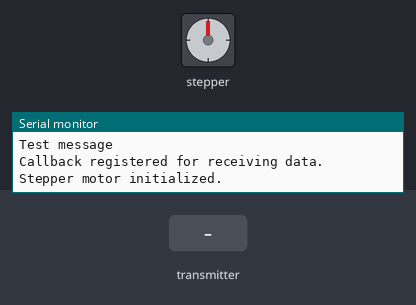
Simulated run of this sketch. Board: ESP32. Parts: stepper motor, the last lines printed to the serial monitor. The inputs (shaded band) are chosen by the test bench. Stepper angles assume 200 steps per turn.

Above: at 6.2 s.
6.3 s: the transmitter starts sending buttonValue = 1
At 6.45 s:
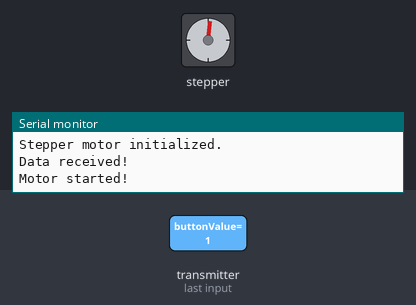
At 7.05 s:
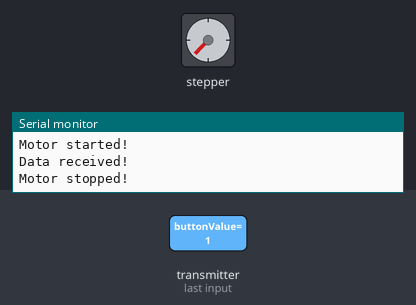
9.3 s: the transmitter starts sending buttonValue = 0
At 10.9 s:
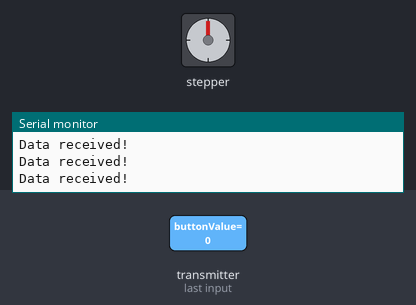
Timing chart, 0 to 12.4 s (numbered marks = the images above; inputs shaded):
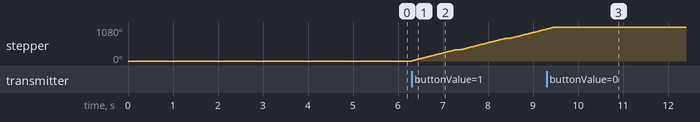

The sketch:

receiver.ino
```cpp
#include <esp_now.h>
#include <WiFi.h>
#include <Stepper.h>

// Stepper motor configuration
const int stepsPerRevolution = 200;

// Motor Driver Pins
#define IN1 19
#define IN2 18
#define IN3 5
#define IN4 17

// Initialize stepper library
Stepper myStepper(stepsPerRevolution, IN1, IN2, IN3, IN4);

// Structure to receive data
typedef struct struct_message {
  int buttonValue;
} struct_message;

struct_message myData;

// Intialize motor state
bool motorRunning = false;

// Callback for receiving ESP-NOW data
void OnDataRecv(const esp_now_recv_info_t *recvInfo, const uint8_t *incomingData, int len) {
  memcpy(&myData, incomingData, sizeof(myData));
  Serial.println("Data received!");

  // If button on remote ESP32 pressed -> toggles motorRunning and prints message
  if (myData.buttonValue == 1) {
    motorRunning = !motorRunning;
    Serial.println(motorRunning ? "Motor started!" : "Motor stopped!");
  }
}

void setup() {
  Serial.begin(115200);
  delay(5000);
  Serial.println("Test message");

  // Set ESP32 as Wi-Fi station and set to channel 1
  WiFi.mode(WIFI_STA);
  WiFi.channel(1);

  // Initialize ESP-NOW
  if (esp_now_init() != ESP_OK) {
    Serial.println("ESP-NOW initialization failed!");
    while (true);  // Halt
  }

  // Register callback function for received data
  esp_now_register_recv_cb(OnDataRecv);
  Serial.println("Callback registered for receiving data.");

  // Set motor speed
  myStepper.setSpeed(60);
  Serial.println("Stepper motor initialized.");
}

void loop() {
  // If motorRunning, rotate the motor
  if (motorRunning) {
    myStepper.step(stepsPerRevolution);
    delay(100);
  }
}
```

Measured:
- after the input at 6.3 s, stepper: keeps turning clockwise at about 338°/s, starting at once
- after the input at 9.3 s, stepper: goes on until 9.5 s, then stays 1080°
